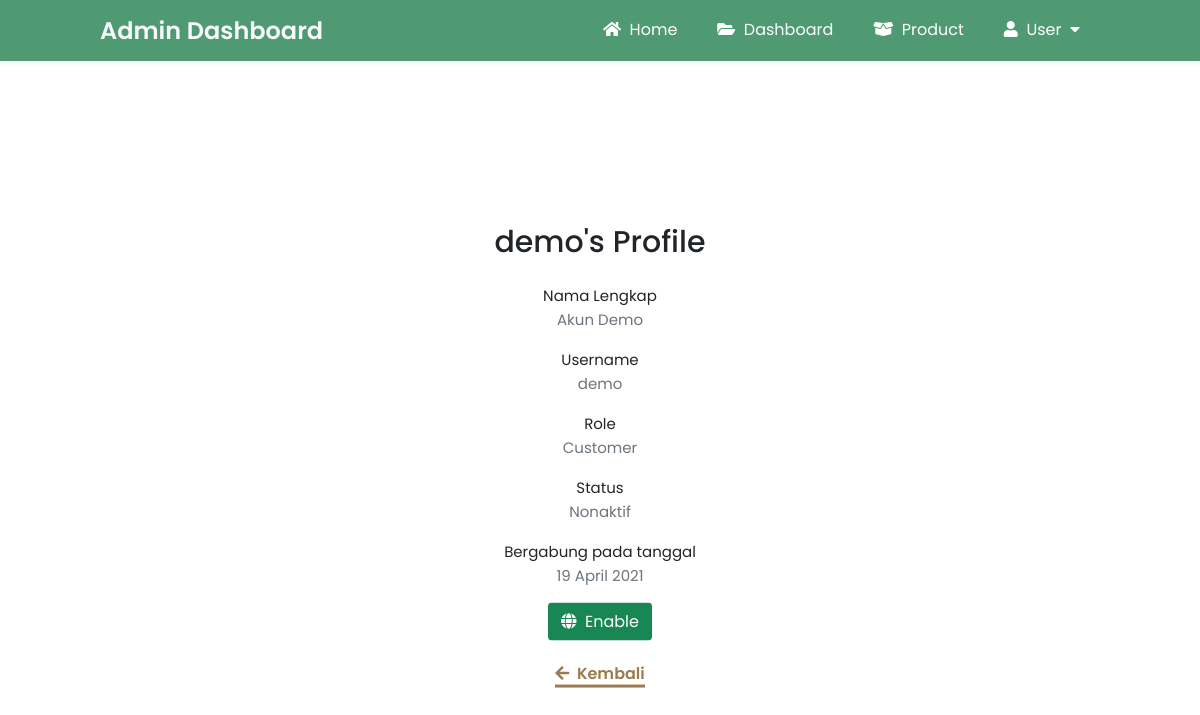
The page /admin/detail-user.php?id=25 (signed in) on the database its author committed.
### tables this page shows
CREATE TABLE IF NOT EXISTS `tbl_user` (
  `id` int NOT NULL AUTO_INCREMENT,
  `nama_lengkap` varchar(200) NOT NULL,
  `username` varchar(200) NOT NULL,
  `password` varchar(200) NOT NULL,
  `tgl_buat` varchar(200) NOT NULL,
  `status` varchar(200) NOT NULL,
  `role` varchar(200) NOT NULL,
  `job_desc` varchar(200) NOT NULL,
  `rating` varchar(200) DEFAULT NULL,
  PRIMARY KEY (`id`)
);

### config/config.php (called while the page is built, shortened)
<?php
$hostname = "localhost";
$username = "root";
$password = "";
$database = "db_cafe";
$koneksi = mysqli_connect($hostname, $username, $password, $database);
function queryUser($queryUser)
{
    global $koneksi;
    $hasil = mysqli_query($koneksi, $queryUser);
    $tampungBaris = [];
    while ($baris = mysqli_fetch_assoc($hasil)) {
        $tampungBaris[] = $baris;
    }
    return $tampungBaris;
}
?>

### admin/detail-user.php (the view, shortened to what this page needs)
<?php
require '../config/config.php';
$id = $_GET['id'];
$dataUser = queryUser("SELECT * FROM tbl_user WHERE id = $id")[0];
?>
<!DOCTYPE html>
<html lang="en">
<head>
    <link rel="stylesheet" href="https://cdnjs.cloudflare.com/ajax/libs/font-awesome/5.15.3/css/all.min.css" />
    <link rel="stylesheet" href="../css/detail-user.css?v=<?php echo time(); ?>">
</head>
<body>
<header class="nav-top-mg">
    <div class="logo">
        <a href="admin.php">
            Admin Dashboard
        </a>
    </div>
    <nav class="nav-bot">
        <ul>
            <li><a href="../index.php"><i class="fas fa-home"></i>&nbsp;&nbsp;Home</a></li>
            <li><a href="admin.php"><i class="fas fa-folder-open"></i>&nbsp;&nbsp;Dashboard</a></li>
            <li><a href="product.php"><i class="fas fa-box-open"></i>&nbsp;&nbsp;Product</a></li>
            <li class="dropdown1"><a href="#"><i class="fas fa-user"></i>&nbsp;&nbsp;User&nbsp;&nbsp;<i class="fas fa-caret-down"></i></a>
            </li>
        </ul>
    </nav>
</header>
<section class="profile">
    <div class="container">
        <h1 class="title-form"><?= $dataUser['username']; ?>'s Profile</h1>
            <div class="form">
                <label class="form-label">Nama Lengkap</label><br>
                <div class="form-text"><?= $dataUser['nama_lengkap']; ?></div>
            </div>
            <div class="form">
                <label class="form-label">Username</label><br>
                <div class="form-text"><?= $dataUser['username']; ?></div>
            </div>
            <div class="form">
                <label class="form-label">Role</label><br>
                <div class="form-text"><?= $dataUser['role']; ?></div>
            </div>
            <div class="form">
                <label class="form-label">Status</label><br>
                <div class="form-text"><?= $dataUser['status']; ?></div>
            </div>
            <div class="form">
                <label class="form-label">Bergabung pada tanggal</label><br>
                <div class="form-text"><?= $dataUser['tgl_buat']; ?></div>
            </div>
        <?php
        if($dataUser['status'] == "Aktif") {
            echo "<a href='../config/add-admin.php?id=$id' class='btn-hijau'><i class='fas fa-plus'></i>&nbsp;&nbsp;Admin</a>
                <input type='checkbox' id='click'>
                <label for='click' class='click-me'><i class='fas fa-ban'></i>&nbsp;&nbsp;Disable</label>
                <div class='content'>
                    <div class='header'>
                        <h2>Disable User</h2>
                    </div>
                    <label for='click' class='fas fa-exclamation-circle'></label>
                    <p class='modal-text'>Apakah anda yakin untuk menonaktifkan akun ini ?</p>
                    <div class='garis'></div>
                    <form method='post'>
                        <input type='hidden' value='<?= $id; ?>'>
                        <button type='submit' class='btn-ya' name='ya'>Ya</button>
                    </form>
                    <label for='click' class='btn-tidak'>Tidak</label>
                </div><br>";
        } elseif($dataUser['status'] == "Nonaktif") {
            echo "<input type='checkbox' id='click2'>
                <label for='click2' class='click-me2'><i class='fas fa-globe'></i>&nbsp;&nbsp;Enable</label>
                <div class='content2'>
                    <div class='header2'>
                        <h2>Enable User</h2>
                    </div>
                    <label for='click' class='fas fa-exclamation-circle dua'></label>
                    <p class='modal-text2'>Apakah anda yakin untuk mengaktifkan akun ini ?</p>
                    <div class='garis2'></div>
                    <form method='post'>
                        <input type='hidden' value='<?= $id; ?>'>
                        <button type='submit' class='btn-ya2' name='ya2'>Ya</button>
                    </form>
                    <label for='click2' class='btn-tidak2'>Tidak</label>
                </div><br>";
        }
        ?>
        <a class="kembali" href="user-customer.php"><i class="fas fa-arrow-left"></i>&nbsp;&nbsp;Kembali</a>
    </div>
</section>
</body>
</html>

### css/detail-user.css (style rules this page uses)
body { font-family: "Poppins", sans-serif; }
header { position: absolute; top: 0; left: 0; padding: 0 100px; background: #4f9a73; width: 100%; box-sizing: border-box; box-shadow: 0 0.125rem 0.25rem rgba(0, 0, 0, 0.075); z-index: 999999; }
header .logo a { margin-top: 13px; color: #f8f9fa; height: 48px; font-size: 24px; float: left; font-weight: 600; text-decoration: none; }
header nav { float: right; }
header nav ul { margin: 0; padding: 0; display: flex; }
header nav ul li { list-style: none; position: relative; }
header nav ul li a { height: 50px; line-height: 50px; padding: 5px 20px; color: #fff; text-decoration: none; display: block; }
.profile { position: absolute; margin-top: 40px; top: 50%; left: 50%; transform: translate(-50%, -50%); text-align: center; width: 450px; }
h1.title-form { font-size: 30px; font-weight: 500; text-align: center; color: #212529; margin-block-end: 0.6em; }
.form { display: block; margin-bottom: 16px; }
label.form-label { font-size: 15px; color: #212529; }
.form-text { font-size: 15px; color: #6c757d; }
a.kembali { text-decoration: none; color: #9a7b4f; font-weight: 600; border-bottom: 3px solid #9a7b4f; }
.click-me2 { text-decoration: none; color: #fff; line-height: 1.5; padding: 6px 12px; border: 1px solid transparent; border-radius: 0.25rem; display: inline-block; background-color: #198754; font-weight: medium; text-align: center; vertical-align: middle; cursor: pointer; }
.btn-hijau2, .click-me2 { margin-bottom: 20px; }

### rows shown on the page
tbl_user: username "demo", nama_lengkap "Akun Demo", role "Customer", status "Nonaktif", tgl_buat "19 April 2021"
